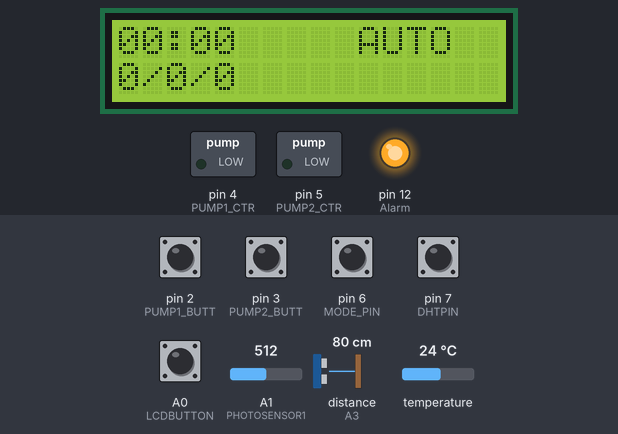
Bench run of a sketch on a simulated Arduino Leonardo, built with avr-gcc and run on an emulated ATmega32U4. Shown: 16×2 character LCD, switched loads named in the sketch (green lamp = pin HIGH), output pins drawn as LEDs (lit = HIGH). Inputs (shaded band) come from the test bench; at power-on: A0 (LCDBUTTON), pin 2 (PUMP1_BUTT), pin 3 (PUMP2_BUTT), pin 6 (MODE_PIN), pin 7 (DHTPIN) HIGH, distance to the obstacle (sensor on A3) 80 cm, A1 (PHOTOSENSOR1) = 512, temperature 24 °C. The echo pulse lasts 58.3 µs per cm; WiFi joins after 1.5 s; servers stay silent unless stated; uploads are accepted with an empty reply; the local clock reads 2024-03-15 10:24:30 at power-on unless the sketch sets it; pins used as bus, display or sensor lines are not drawn; what the sketch prints to the serial monitor is not drawn.

Above: at 5.8 s.
5.9 s: pin 6 (MODE_PIN) pulled LOW for 1 s
At 7.8 s:
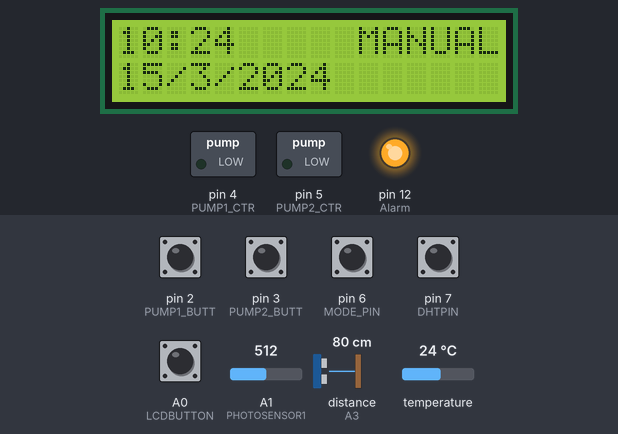
11.3 s: distance to the obstacle (sensor on A3) set to 64 cm
15.8 s: distance to the obstacle (sensor on A3) set to 57 cm
At 19.7 s:
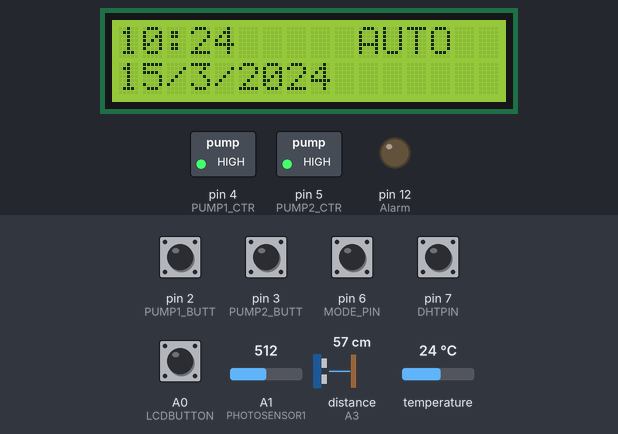
20.6 s: A0 (LCDBUTTON) pulled LOW for 1 s
At 23.0 s:
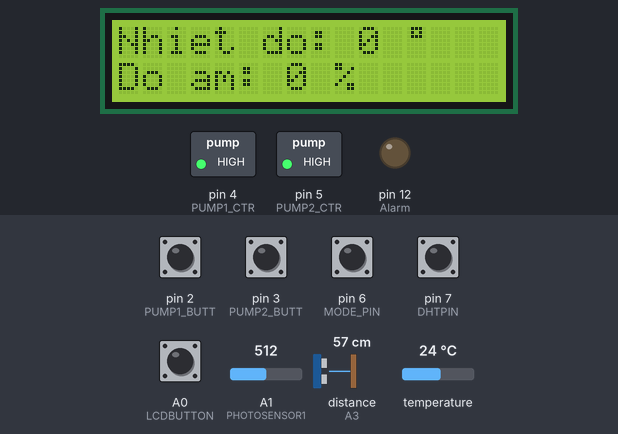
31.1 s: A0 (LCDBUTTON) pulled LOW for 0.65 s
At 32.1 s:
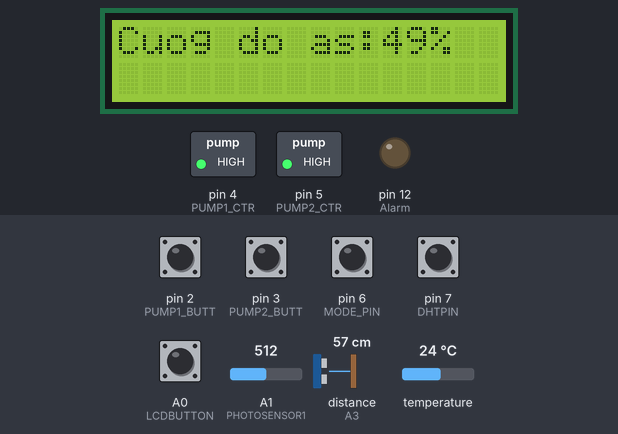
33.2 s: A0 (LCDBUTTON) pulled LOW for 0.65 s
At 34.1 s:
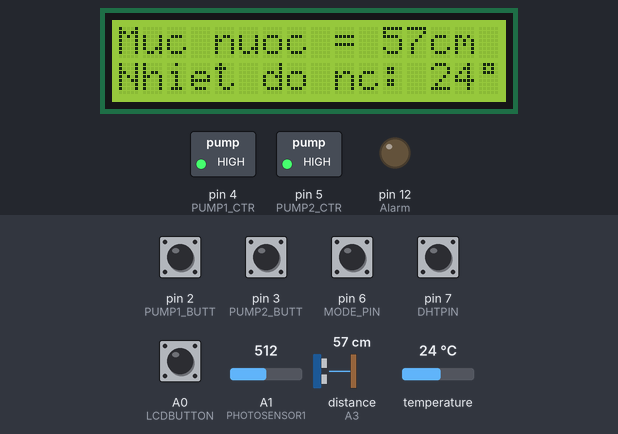
Timing chart, 0 to 36.2 s (numbered marks = the images above; inputs shaded):
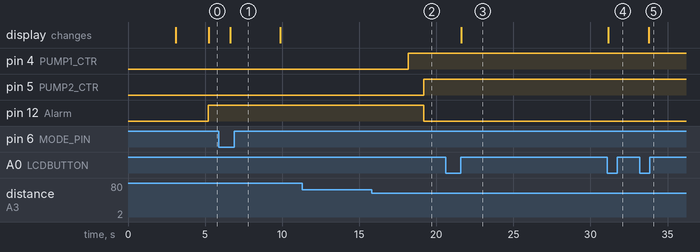

Measured:
- the behaviour switches between 61 and 60 cm on distance to the obstacle (sensor on A3) (found by bisection; images 1 and 2)
- after the input at 5.9 s, the display: changes after 0.74 s (image 1)
- after the input at 11.3 s, every drawn part: stays the same
- after the input at 15.8 s, pin 4 (PUMP1_CTR): LOW → HIGH after 2.4 s; pin 5 (PUMP2_CTR): LOW → HIGH after 3.4 s; pin 12 (Alarm): HIGH → LOW after 3.4 s
- after the input at 20.6 s, the display: changes after 1.0 s (image 3)
- after the input at 31.1 s, the display: changes after 0.07 s (image 4)
- after the input at 33.2 s, the display: changes after 0.57 s (image 5)

The sketch:

Auto_Irrigation_HttpRequest.ino
```cpp
#include <Wire.h>
#include <LiquidCrystal_I2C.h>
#include <DHT.h>
LiquidCrystal_I2C lcd(0x3F,16,2);
#include "DS3231.h"
#include <OneWire.h>
#include "DallasTemperature.h"
#include <SoftwareSerial.h>
#include "WiFiEsp.h"

SoftwareSerial Serial1(10, 11); // RX, TX

// Chân nối DS18B20 với Arduino
#define ONE_WIRE_BUS 8

//Thiết đặt thư viện onewire
OneWire oneWire(ONE_WIRE_BUS);

//Dùng thư viện DallasTemperature để đọc nhiệt độ

DallasTemperature tempsensor(&oneWire);

// Chân kết nối cảm biến siêu âm
#define TRIG_PIN A2
#define ECHO_PIN A3
#define TIME_OUT 10000

// Đồng hồ thời gian thực DS3231
DS3231 clock;
RTCDateTime dt;

// Chân kết nối cảm biến DHT11
#define DHTPIN 7
#define DHTTYPE DHT11
DHT dht(DHTPIN, DHTTYPE);

//Chân cảm biến ánh sáng photodidode
#define PHOTOSENSOR1 A1

//
#define MODE_PIN 6

//Nút bấm điều khiển LCD
#define LCDBUTTON A0

// Ký tư nhiệt độ cho LCD
byte degree[8] =
{
  0B01110,
  0B01010,
  0B01110,
  0B00000,
  0B00000,
  0B00000,
  0B00000,
  0B00000
};

// Biến đếm i
byte i=0;

// Chân điều khiển relay máy bơm 1 và máy bơm 2
boolean PUMP1_STA = 0;
boolean PUMP2_STA = 0;
#define PUMP1_BUTT 2
#define PUMP2_BUTT 3
#define PUMP1_CTR 4
#define PUMP2_CTR 5

#define WaterLOW 60
#define WaterHIGH 30
#define Alarm 12

// Biến đọc chế độ AUTO hay MANUAl
boolean MODE;
boolean wifiControl;
boolean pump1c,pump2c;
// Biến lưu giá trị đọc được
float airt ;
float h;
int p;
int distance;
int watert;
//int waterf;
char ssid1[] = "vldt";
char pass1[] = "vldt38300595";
char ssid2[] = "Cube V";
char pass2[] = "anhquan2211";
int status = WL_IDLE_STATUS;

char server[] = "share102.com";

unsigned long lastConnectionTime_1 = 0;
unsigned long lastConnectionTime_2 = 0;
#define postingInterval_1  30000
#define postingInterval_2  1000
WiFiEspClient client;

void setup()
{
  pinMode (PHOTOSENSOR1, INPUT);
  pinMode(LCDBUTTON, INPUT_PULLUP);
  pinMode(TRIG_PIN, OUTPUT);
  pinMode(ECHO_PIN, INPUT);
  pinMode(PUMP1_BUTT,INPUT_PULLUP);
  pinMode(PUMP2_BUTT,INPUT_PULLUP);
  pinMode(PUMP1_CTR,OUTPUT);
  pinMode(PUMP2_CTR,OUTPUT);
  pinMode(MODE_PIN,INPUT_PULLUP);
  pinMode(Alarm,OUTPUT);
  Serial.begin(115200);
  Serial1.begin(9600);
  WiFi.init(&Serial1);
  dht.begin();
  tempsensor.begin();
  // kiem tra xem có wifi shield ko

if (WiFi.status() == WL_NO_SHIELD) {
    Serial.println("Khong co wifi shield");
  }

  // ket noi den wifi
  while ( status != WL_CONNECTED) {

    status = WiFi.begin(ssid1, pass1);
    status = WiFi.begin(ssid2, pass2);
  }

  lcd.init();
  lcd.backlight();
  lcd.setCursor(0,0);
  lcd.print("AUTO IRRIGATION");
  clock.begin();
  //clock.setDateTime(__DATE__, __TIME__);
  lcd.createChar(1,degree);
}

void loop()
{

      modeselect(digitalRead(MODE_PIN));
      LCDshowMode();
      getData();
       if (millis() - lastConnectionTime_1 > postingInterval_1) {
        String data= "";
             data += String("?pump1s=")+PUMP1_STA+String("&pump2s=")+PUMP2_STA;
             data += String("&mode=")+MODE+String("&airt=")+airt+String("&hum=")+h;
             data += String("&pts=")+p+String("&dis=")+distance+String("&watert=")+watert+String("&waterf=")+2;
      senddata(data);
      }
        askcmd();
}

void getData(){
      tempsensor.requestTemperatures();
      dt = clock.getDateTime();
      airt = dht.readTemperature();
      watert= tempsensor.getTempCByIndex(0);
      h = dht.readHumidity();
      p = getAVRvalue(PHOTOSENSOR1);
      distance = GetDistance();
  }

void modeselect(int val){
    if (val == HIGH){
    if (wifiControl == 0){
        autoPump();
        MODE = 0;
 //   Serial.println("Auto Mode ");
    }
    else { if ( wifiControl == 1){
      ManualCmdMode();
      }
    }
    }
  else { if (val == LOW){
      MODE = 1;
      ManualCmdMode();
 //     Serial.println("Manual Mode ");
      }
  }
  }

void senddata(String data)
{

     client.stop();
  if (client.connect(server, 3000)) {
    Serial.println("OK");
  client.print(String("GET /sensor/create"));
  client.print(data); client.println(F(" HTTP/1.1"));
  client.print(F("Host: ")); client.println(server);
  client.println(F("Connection: close"));
  client.println();
  lastConnectionTime_1 = millis();
  }

  else {
    Serial.println("Connection failed");
  }
  client.stop();
}

void askcmd()
{
  if (client.connect(server, 3000)) {
  client.print(String("GET /status/get"));
  client.println(F(" HTTP/1.1"));
  client.print(F("Host: ")); client.println(server);
  client.println(F("Connection: close"));
  client.println();

  String response = "";
    while (client.available()) {
      char c = client.read();
      response += c;
      }
  if( response.indexOf("\"sth\":true")> 0 ){

      wifiControl = 1;
        if( response.indexOf("\"pump1c\":true")> 0 ){

        pump1c = 1;
      }
        else {
            if ( response.indexOf("\"pump1c\":false")> 0){
              pump1c = 0;
                  }
              }
        if ( response.indexOf("\"pump2c\":true")>0){

              pump2c=1;
              }
        else{
              if ( response.indexOf("\"pump2c\":false")> 0){

               pump2c = 0;
              }
            }
  }
   else{
        if (response.indexOf("\"sth\":false")> 0){
        wifiControl = 0;
           }
        }
}
//lastConnectionTime_2 = millis();
client.stop();
}

void autoPump(){
  if ( distance > WaterLOW  || distance < WaterHIGH ){
    delay(100);
    if (distance > WaterLOW  || distance < WaterHIGH ){
    digitalWrite(PUMP1_CTR,LOW);// Tắt bơm 1
    PUMP1_STA = 0;
    delay(1000);
    digitalWrite(PUMP2_CTR,LOW);// Tắt bơm 2
    PUMP2_STA = 0;
    delay(1000);
    digitalWrite(Alarm,HIGH);// Bật chuông báo động
  }
  }
  else{
  digitalWrite(PUMP1_CTR,HIGH);// Bật bơm 1
  PUMP1_STA = 1; // Update tình trạng bơm 1
  delay(1000);
  digitalWrite(PUMP2_CTR,HIGH);// Bật bơm 2
  PUMP2_STA = 1;// Update tình trạng bơm 2
  digitalWrite(Alarm,LOW);
  }
}
void ManualCmdMode(void){

  if ( wifiControl == 1){
  if ( pump1c == 1 ){
    digitalWrite(PUMP1_CTR,HIGH);// Bật bơm 1
    PUMP1_STA = 1; // Update tình trạng bơm 1
  }
  else {
    if ( pump1c == 0){
    digitalWrite(PUMP1_CTR,LOW);// Tắt bơm 1
    PUMP1_STA = 0;
  }
    }
  if ( pump2c == 1){
    digitalWrite(PUMP2_CTR,HIGH);// Bật bơm 2
    PUMP2_STA = 1;// Update tình trạng bơm 2
    }
  else{ if ( pump2c == 0 ){
    digitalWrite(PUMP2_CTR,LOW);
    PUMP2_STA = 0;
    }
  }
  }
  else {
    if ( wifiControl == 0 ){
      if (digitalRead(PUMP1_BUTT) == 0){
    digitalWrite(PUMP1_CTR,HIGH);// Bật bơm 1
    PUMP1_STA = 1; // Update tình trạng bơm 1
  }
  else {
    if (digitalRead(PUMP1_BUTT) == 1 ){
    digitalWrite(PUMP1_CTR,LOW);// Tắt bơm 1
    PUMP1_STA = 0;
  }
    }
  if ( digitalRead(PUMP2_BUTT) == 0 ){
    digitalWrite(PUMP2_CTR,HIGH);// Bật bơm 2
    PUMP2_STA = 1;// Update tình trạng bơm 2
    }
  else{ if ( digitalRead(PUMP2_BUTT) == 1 ){
    digitalWrite(PUMP2_CTR,LOW);
    PUMP2_STA = 0;
    }
  }
      }
  }

}

int GetDistance()
{
  long duration, distanceCm;

  digitalWrite(TRIG_PIN, LOW);
  delayMicroseconds(2);
  digitalWrite(TRIG_PIN, HIGH);
  delayMicroseconds(10);
  digitalWrite(TRIG_PIN, LOW);

  duration = pulseIn(ECHO_PIN, HIGH, TIME_OUT);

  distanceCm = duration / 29.1 / 2;
  return distanceCm;
}


int getAVRvalue(byte anaPin)
{
  int anaValue = 0;
  for (int i = 0; i < 5; i++) // Đọc giá trị cảm biến và lấy giá trị trung bình
  {
    anaValue = anaValue + analogRead(anaPin);
    delay(5);
  }

  anaValue = anaValue / 5;
  anaValue = map(anaValue, 1023, 0, 0, 100); //Tối:0  ==> Sáng 100%

  return anaValue;
}

int getCondition(float temp)
{
  int i = 0;
  int anaValue = 0;
  for (i = 0; i < 5; i++)  //
  {
    anaValue += temp; //
    delay(5);
  }
  anaValue = anaValue / 5;
  return anaValue;
}

void showTempHumid(int temp, int humid){
    lcd.clear();
    lcd.setCursor(0,0);
    lcd.print("Nhiet do:");
    lcd.setCursor(10,0);
    lcd.print(temp);
    lcd.setCursor(12,0);
    lcd.write(1);
    lcd.setCursor(0,1);
    lcd.print("Do am:");
    lcd.setCursor(7,1);
    lcd.print(humid);
    lcd.setCursor(9,1);
    lcd.print("%");
};


void showLumen(int photosens){
    lcd.clear();
    lcd.setCursor(0,0);
    lcd.print("Cuog do as: ");
    lcd.setCursor(11,0);
    lcd.print(photosens);
    lcd.setCursor(13,0);
    lcd.print("%");

  };


  void showDateTime(){
  lcd.clear();
  lcd.setCursor(0,0);
  if (dt.hour < 10){
    lcd.print(0);
    lcd.print(dt.hour);
    }
  else lcd.print(dt.hour);
  lcd.print(":");
   if (dt.minute < 10){
    lcd.print(0);
    lcd.print(dt.minute);
    }
   else lcd.print(dt.minute);
  lcd.print(" ");
  lcd.setCursor(10,0);
  if ( wifiControl == 0){
  if (MODE == 0){lcd.print("AUTO");}
  else {lcd.print("MANUAL");}
  }
  else lcd.print("WIFI");
  lcd.setCursor(0,1);
  lcd.print(dt.day);
  lcd.print("/");
  lcd.print(dt.month);
  lcd.print("/");
  lcd.print(dt.year);
  lcd.print(" ");
};


void showWaterLevel(long dist,long water){
  lcd.clear();
  lcd.setCursor(0,0);
  lcd.print("Muc nuoc =");
  lcd.setCursor(11,0);
  lcd.print(dist);
  lcd.setCursor(13,0);
  lcd.print("cm");
  lcd.setCursor(0,1);
  lcd.print("Nhiet do nc: ");
  lcd.print(water);
  lcd.write(1);
}


void showPumpState(int a,int b){
lcd.clear();
lcd.setCursor(0,0);
lcd.print("May bom 1 ");
    if ( a == 1)
    {
      lcd.print("ON");
    }
    else {
      if ( a == 0) {
      lcd.print("OFF");
    }
    }
lcd.setCursor(0,1);
lcd.print("May bom 2 ");
    if ( b == 1)
    {
      lcd.print("ON");
    }
    else {
      if ( b == 0) {
      lcd.print("OFF");
    }
    }

};

void LCDshowMode(){
  if (debounce(LCDBUTTON) == LOW){
     i++;
        if (i == 5){
              i=0;
                   }
  }
  if (i == 0 ){
    showDateTime();
  }
  if (i == 1){
    showTempHumid(airt,h);
  }
  if (i == 2){
    showLumen(p);
  }
  if (i == 3){
    showWaterLevel(distance,watert);
    }
  if (i == 4){
    showPumpState(PUMP1_STA,PUMP2_STA);
    }
};


boolean debounce(byte pinIN){
  boolean state;
  boolean previousState;
  const int debounceDelay = 5;

  previousState = digitalRead(pinIN);
  for (int counter = 0; counter < debounceDelay; counter++)
  {
    delay(5);
    state = digitalRead(pinIN);
    if (state != previousState)
    {
      counter = 0;
      previousState = state;
    }
  }
  return state;
}
```
